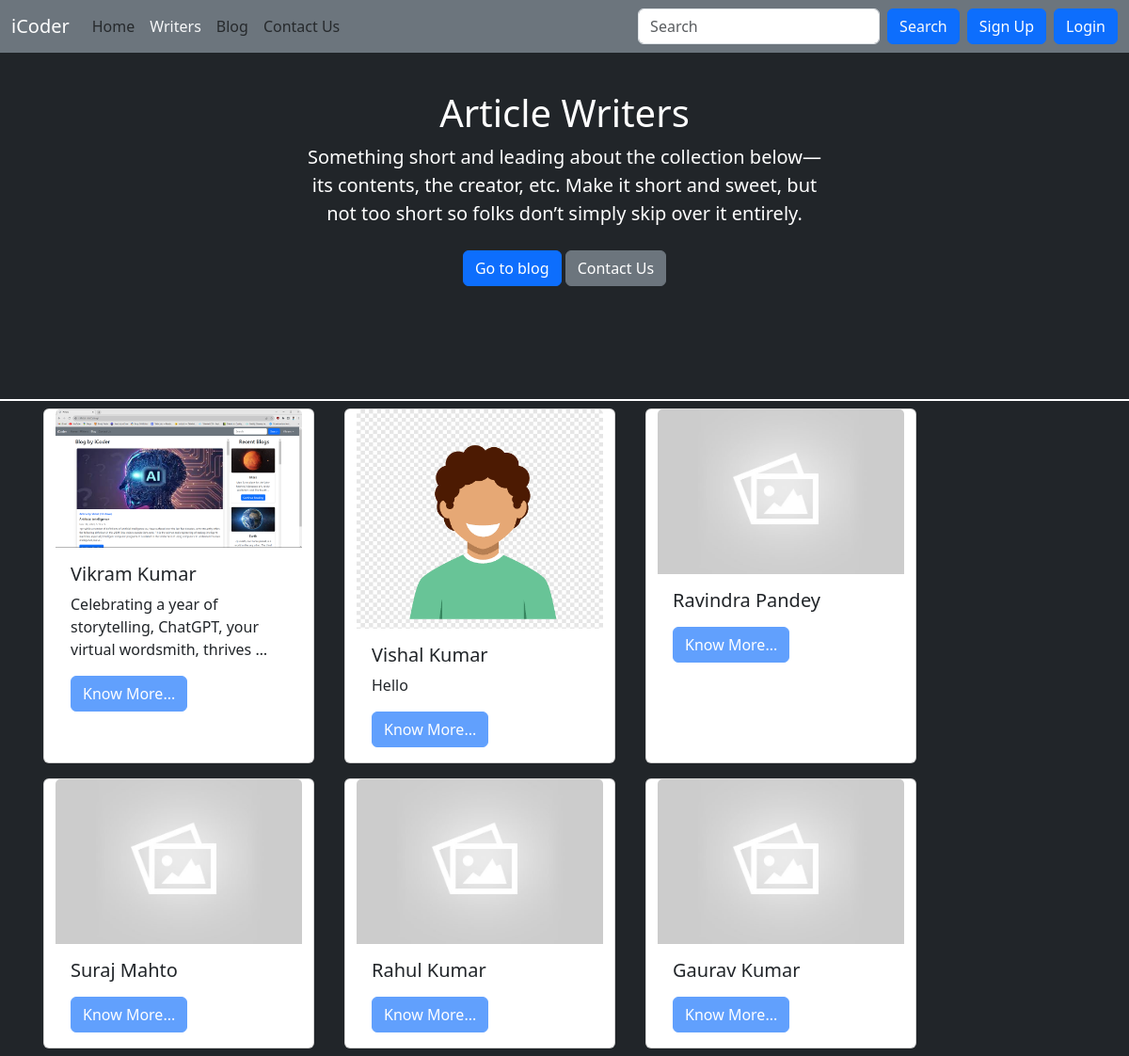
Before: /writers/ with the older database file.
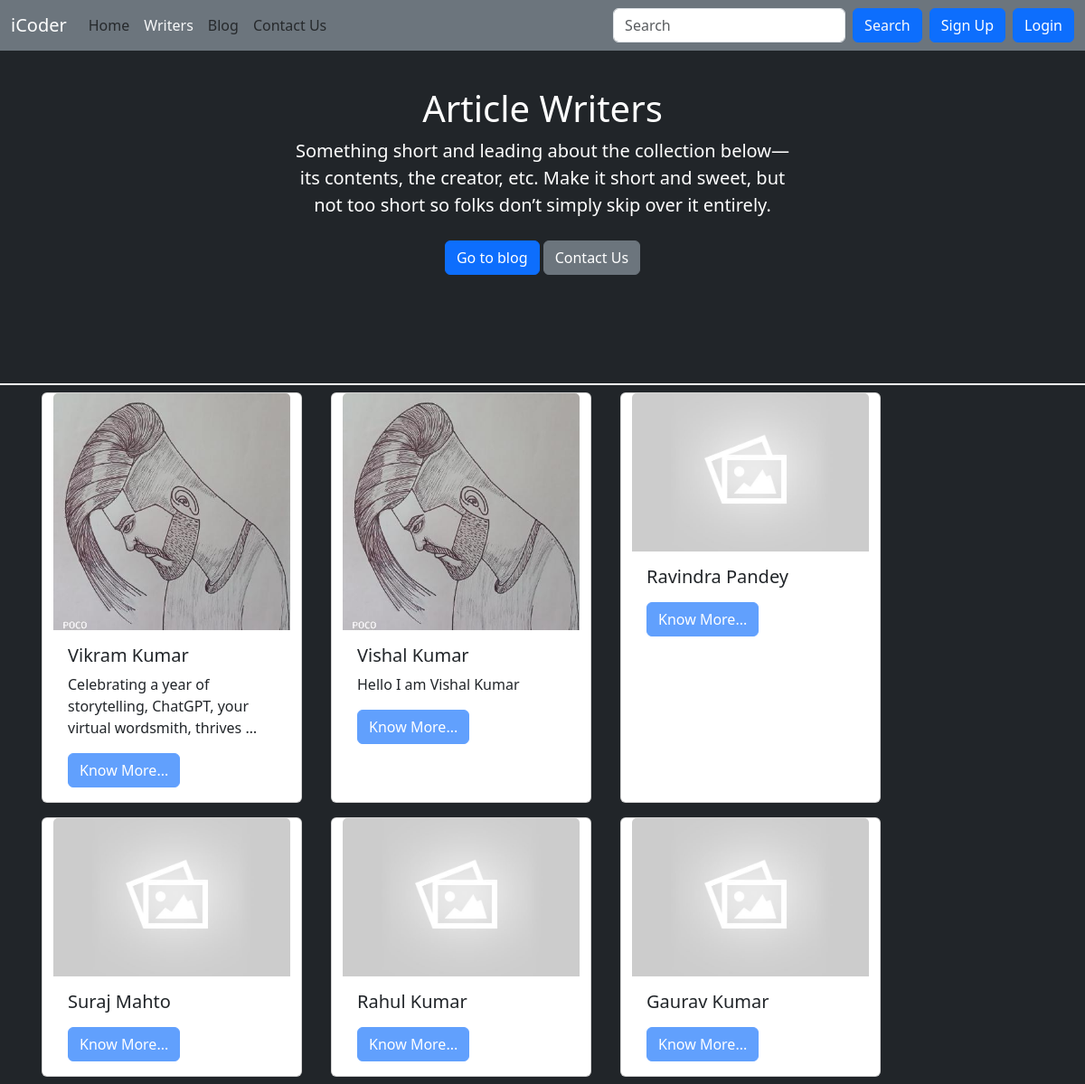
After: the same page with the newer database file.
### writers/models.py (models this page shows, shortened)
class Writer(models.Model):
    sno = models.AutoField(primary_key=True)
    username = models.CharField(max_length=15)
    firstName = models.CharField(max_length=100)
    lastName = models.CharField(max_length=100)
    email = models.CharField(max_length=100)
    password = models.CharField(max_length=100)
    bio = models.CharField(max_length=1000, default="")
    userImage  = models.ImageField(upload_to='blog/user', default='blog/user/default_user.png')

### writers/views.py (the view)
# urls.py: path('writers/', include('writers.urls'))
def writers(request):
    users = Writer.objects.all()
    context = {'users' : users}
    return render(request, 'writers/writers.html', context)

### templates/writers/writers.html (shortened to what this page needs)
{% extends "base.html" %}
{% block aboutactive %} text-light {% endblock aboutactive %}
{% block body %}
<div class="bg-dark">
  <section class="py-5 text-center container">
    <div class="row py-lg-5">
      <div class="col-lg-6 col-md-8 mx-auto">
        <h1 class="fw-light text-white">Article Writers</h1>
        <p class="lead text-white">Something short and leading about the collection below—its contents, the creator,
          etc. Make it short and sweet, but not too short so folks don’t simply skip over it entirely.</p>
        <p>
          <a href="/blog" class="btn btn-primary my-2">Go to blog</a>
          <a href="/contact" class="btn btn-secondary my-2">Contact Us</a>
        </p>
      </div>
    </div>
  </section>
  <div class="border border-white w-100 h-10"></div>
  <div class="container">
    <div class="row justify-content-left">
      {% for writer in users %}
      <div class="card mx-3 my-2" style="width: 18rem;">
        <img src="/media/{{writer.userImage}}" onerror="this.src='/media/blog/user/default_user.png'" class="card-img-top" alt="...">
        <div class="card-body">
          <h5 class="card-title">{{writer.firstName}} {{writer.lastName}}</h5>
          <p class="card-text">{{writer.bio|truncatewords:10}}</p>
          {% if user.is_authenticated %}
          <a href="/writers/{{writer.firstName}}" class="btn btn-primary">Know More...</a>
          {% else %}
          <button class="btn btn-primary" disabled>Know More...</button>
          {% endif %}
        </div>
      </div>
      {% endfor %}
    </div>
  </div>
</div>
{% endblock body %}

Changed rows visible on the page:
changed Writer "Vikram": userImage: a different picture
changed Writer "Vishal": userImage: picture added in place of a placeholder; bio "Hello" → "Hello I am Vishal Kumar"
